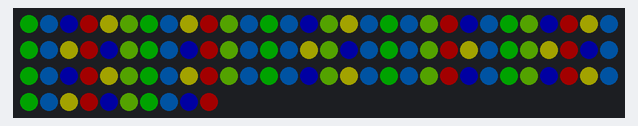
Simulated run of this sketch. Board: Arduino Uno, built with avr-gcc and run on an emulated ATmega328P. Parts: 100 RGB LEDs in strip order, left to right, continuing on the next row. Dim RGB values are drawn brighter than linear.

Above: at 0.02 s.
At 0.63 s:
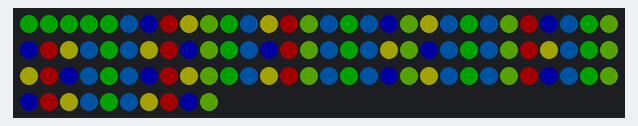

The sketch:

rainbowLED.ino
```cpp
#include <Wire.h>
#include <Adafruit_DotStar.h>
#include <SPI.h>

#define NUMPIXELS 100
#define CLOCKPIN 11
#define DATAPIN 10
Adafruit_DotStar strip = Adafruit_DotStar(NUMPIXELS, DATAPIN, CLOCKPIN, DOTSTAR_BRG);

void setup() {
  Serial.begin(9600);
  strip.begin();
  strip.show();
}

void loop() {
  kyleFunction();
  //trentonFunction();
  //mixFunction();
  //smoothFunction();
}

int lerp(double a, double b, double t) {
  return int(a * (1 - t) + (b*t));
}

void v3Lerp(double &green, double &red, double &blue, double greenGoal, double redGoal, double blueGoal, double t) {
  green = green * (1 - t) + (greenGoal * t);
  red = red * (1 - t) + (redGoal * t);
  blue = blue * (1 - t) + (blueGoal * t);
}

double green = 0,
red = 0,
blue = 0;
double smoothness = 0.06;
int increments = 0;
int maxMount = 100;

void smoothFunction() {
  strip.setBrightness(15);

  for (int i = 0; i < maxMount; i++) {
    v3Lerp(green, red, blue, 0, 255, 0, smoothness);
    for (int i = 0; i < NUMPIXELS; i++) {
      strip.setPixelColor(i, green, red, blue);
    }
    strip.show();
    delay(1);
  }

  for (int i = 0; i < maxMount; i++) {
    v3Lerp(green, red, blue, 255, 0, 0, smoothness);
    for (int i = 0; i < NUMPIXELS; i++) {
      strip.setPixelColor(i, green, red, blue);
    }
    strip.show();
    delay(1);
  }

  for (int i = 0; i < maxMount; i++) {
    v3Lerp(green, red, blue, 0, 0, 255, smoothness);
    for (int i = 0; i < NUMPIXELS; i++) {
      strip.setPixelColor(i, green, red, blue);
    }
    strip.show();
    delay(1);
  }

}

void mixFunction() {
  strip.setBrightness(25);

  for (int i = 0; i < NUMPIXELS; i++) {
    strip.setPixelColor(i, green, red, blue);
  }

  if (green == 0 && red < 255 && blue == 0) {
    red = red + increments;
  } else if (green < 255 && red == 255 && blue == 0) {
    green = green + increments;
  } else if (green == 255 && red > 0 && blue == 0) {
    red = red - + increments;
  } else if (green == 255 && red == 0 && blue < 255) {
    blue = blue + increments;
  } else if (green > 0 && red == 0 && blue == 255) {
    green = green - increments;
  } else if (green == 0 && red < 255 && blue == 255) {
    red = red + increments;
  } else if (green == 0 && red == 255 && blue > 0) {
    blue = blue - increments;
  }

  strip.show();
  delay(1);
}

void kyleFunction() {
  strip.setBrightness(35);

  for (int b = 0; b < 6; b++) {
    for (int i = 0; i < NUMPIXELS; i++) {
      if (i % 6 == 0) {
        strip.setPixelColor(i+b, 0, 255, 0 );
      } else if (i % 5 == 0) {
        strip.setPixelColor(i+b, 128, 255, 0 );
      } else if (i % 4 == 0) {
        strip.setPixelColor(i+b, 255, 255, 0 );
      } else if (i % 3 == 0) {
        strip.setPixelColor(i+b, 255, 0, 0 );
      } else if (i % 2 == 0) {
        strip.setPixelColor(i+b, 0, 0, 255);
      } else if (i % 1 == 0) {
        strip.setPixelColor(i+b, 0, 128, 255);
      }
    }
    strip.show();
    delay(50);
  }

}

void trentonFunction() {
  strip.setBrightness(35);
  for (int i = 0; i < NUMPIXELS; i += 12) {
      strip.setPixelColor(i, 0, 255, 0 );
      strip.setPixelColor((i + 1), 0, 255, 0);
      strip.show();
      delay(50);
      strip.setPixelColor((i + 2), 120, 255, 0);
      strip.setPixelColor((i + 3), 120, 255, 0);
      strip.show();
      delay(50);
      strip.setPixelColor((i + 4), 255, 255, 0);
      strip.setPixelColor((i + 5), 255, 255, 0);
      strip.show();
      delay(50);
      strip.setPixelColor((i + 6), 198, 65, 7);
      strip.setPixelColor((i + 7), 198, 65, 7);
      strip.show();
      delay(50);
      strip.setPixelColor((i + 8), 0, 0, 255);
      strip.setPixelColor((i + 9), 0, 0, 255);
      strip.show();
      delay(50);
      strip.setPixelColor((i + 10), 0, 208, 255);
      strip.setPixelColor((i + 11), 0, 208, 255);
      strip.show();
      delay(50);
    }


    delay(2000);
    for (int i = 0; i < NUMPIXELS; i++) {
      strip.setPixelColor(i, 0, 0, 0);
     }
    strip.show();
    delay(100);
}
```
